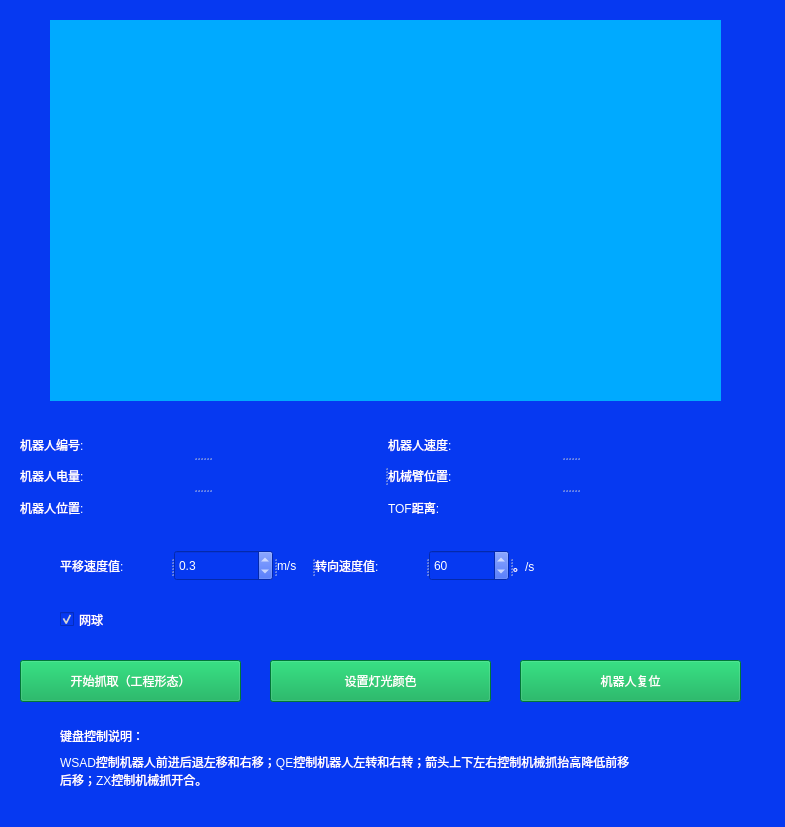
<?xml version="1.0" encoding="UTF-8"?>
<ui version="4.0">
 <class>Form</class>
 <widget class="QWidget" name="Form">
  <property name="geometry">
   <rect>
    <x>0</x>
    <y>0</y>
    <width>785</width>
    <height>827</height>
   </rect>
  </property>
  <property name="focusPolicy">
   <enum>Qt::StrongFocus</enum>
  </property>
  <property name="windowTitle">
   <string>Form</string>
  </property>
  <property name="styleSheet">
   <string notr="true">QLabel{font: 12pt &quot;幼圆&quot;;color:white;min-height:30px}
QWidget{background-color: rgb(6, 57, 241);}
QPushButton{font: 63 12pt &quot;Adobe Fan Heiti Std&quot;;
background-color:rgb(0, 166, 77);color:white;min-height:40px}
QDoubleSpinBox{font: 12pt &quot;3ds&quot;;color: rgb(255, 255, 255);}
QComboBox{font: 12pt &quot;3ds&quot;;color: rgb(255, 255, 255);}
QSpinBox{font: 12pt &quot;3ds&quot;;color: rgb(255, 255, 255);}
QRadioButton{font:12pt &quot;3ds&quot;;color:rgb(255,255,255)}
QCheckBox{font:12pt &quot;3ds&quot;;color:rgb(255,255,255)}</string>
  </property>
  <widget class="QPushButton" name="pushButton">
   <property name="geometry">
    <rect>
     <x>270</x>
     <y>660</y>
     <width>221</width>
     <height>42</height>
    </rect>
   </property>
   <property name="minimumSize">
    <size>
     <width>0</width>
     <height>42</height>
    </size>
   </property>
   <property name="text">
    <string>设置灯光颜色</string>
   </property>
  </widget>
  <widget class="QPushButton" name="pushButton_reset">
   <property name="geometry">
    <rect>
     <x>520</x>
     <y>660</y>
     <width>221</width>
     <height>42</height>
    </rect>
   </property>
   <property name="minimumSize">
    <size>
     <width>0</width>
     <height>42</height>
    </size>
   </property>
   <property name="text">
    <string>机器人复位</string>
   </property>
  </widget>
  <widget class="QLabel" name="label_cam">
   <property name="geometry">
    <rect>
     <x>50</x>
     <y>20</y>
     <width>671</width>
     <height>381</height>
    </rect>
   </property>
   <property name="sizePolicy">
    <sizepolicy hsizetype="Preferred" vsizetype="Preferred">
     <horstretch>1</horstretch>
     <verstretch>1</verstretch>
    </sizepolicy>
   </property>
   <property name="styleSheet">
    <string notr="true">background-color: rgb(0, 170, 255);</string>
   </property>
   <property name="text">
    <string/>
   </property>
  </widget>
  <widget class="QPushButton" name="pushButton_grip_tennis">
   <property name="geometry">
    <rect>
     <x>20</x>
     <y>660</y>
     <width>221</width>
     <height>42</height>
    </rect>
   </property>
   <property name="minimumSize">
    <size>
     <width>0</width>
     <height>42</height>
    </size>
   </property>
   <property name="text">
    <string>开始抓取（工程形态）</string>
   </property>
  </widget>
  <widget class="QCheckBox" name="checkBox_tennis">
   <property name="geometry">
    <rect>
     <x>60</x>
     <y>610</y>
     <width>91</width>
     <height>19</height>
    </rect>
   </property>
   <property name="text">
    <string>网球</string>
   </property>
   <property name="checked">
    <bool>true</bool>
   </property>
   <property name="autoExclusive">
    <bool>true</bool>
   </property>
  </widget>
  <widget class="QLabel" name="label_5">
   <property name="geometry">
    <rect>
     <x>60</x>
     <y>740</y>
     <width>581</width>
     <height>61</height>
    </rect>
   </property>
   <property name="lineWidth">
    <number>1</number>
   </property>
   <property name="midLineWidth">
    <number>1</number>
   </property>
   <property name="text">
    <string>WSAD控制机器人前进后退左移和右移；QE控制机器人左转和右转；箭头上下左右控制机械抓抬高降低前移后移；ZX控制机械抓开合。</string>
   </property>
   <property name="wordWrap">
    <bool>true</bool>
   </property>
  </widget>
  <widget class="QLabel" name="label_6">
   <property name="geometry">
    <rect>
     <x>60</x>
     <y>720</y>
     <width>121</width>
     <height>31</height>
    </rect>
   </property>
   <property name="text">
    <string>键盘控制说明：</string>
   </property>
  </widget>
  <widget class="QSplitter" name="splitter_3">
   <property name="geometry">
    <rect>
     <x>20</x>
     <y>430</y>
     <width>731</width>
     <height>90</height>
    </rect>
   </property>
   <property name="orientation">
    <enum>Qt::Horizontal</enum>
   </property>
   <widget class="QSplitter" name="splitter">
    <property name="orientation">
     <enum>Qt::Vertical</enum>
    </property>
    <widget class="QLabel" name="label_sn">
     <property name="text">
      <string>机器人编号:</string>
     </property>
    </widget>
    <widget class="QLabel" name="label_bat">
     <property name="styleSheet">
      <string notr="true"/>
     </property>
     <property name="text">
      <string>机器人电量:</string>
     </property>
    </widget>
    <widget class="QLabel" name="label_posi">
     <property name="text">
      <string>机器人位置:</string>
     </property>
    </widget>
   </widget>
   <widget class="QSplitter" name="splitter_2">
    <property name="orientation">
     <enum>Qt::Vertical</enum>
    </property>
    <widget class="QLabel" name="label_speed">
     <property name="text">
      <string>机器人速度:</string>
     </property>
    </widget>
    <widget class="QLabel" name="label_arm_info">
     <property name="text">
      <string>机械臂位置:</string>
     </property>
    </widget>
    <widget class="QLabel" name="label_tof">
     <property name="text">
      <string>TOF距离:</string>
     </property>
    </widget>
   </widget>
  </widget>
  <widget class="QSplitter" name="splitter_6">
   <property name="geometry">
    <rect>
     <x>60</x>
     <y>550</y>
     <width>491</width>
     <height>31</height>
    </rect>
   </property>
   <property name="orientation">
    <enum>Qt::Horizontal</enum>
   </property>
   <widget class="QSplitter" name="splitter_4">
    <property name="orientation">
     <enum>Qt::Horizontal</enum>
    </property>
    <widget class="QLabel" name="label">
     <property name="minimumSize">
      <size>
       <width>0</width>
       <height>30</height>
      </size>
     </property>
     <property name="text">
      <string>平移速度值:</string>
     </property>
    </widget>
    <widget class="QDoubleSpinBox" name="doubleSpinBox_V">
     <property name="minimumSize">
      <size>
       <width>0</width>
       <height>30</height>
      </size>
     </property>
     <property name="styleSheet">
      <string notr="true">color: rgb(255, 255, 255);</string>
     </property>
     <property name="decimals">
      <number>1</number>
     </property>
     <property name="singleStep">
      <double>0.100000000000000</double>
     </property>
     <property name="value">
      <double>0.300000000000000</double>
     </property>
    </widget>
    <widget class="QLabel" name="label_3">
     <property name="text">
      <string>m/s</string>
     </property>
    </widget>
   </widget>
   <widget class="QSplitter" name="splitter_5">
    <property name="orientation">
     <enum>Qt::Horizontal</enum>
    </property>
    <widget class="QLabel" name="label_2">
     <property name="minimumSize">
      <size>
       <width>0</width>
       <height>30</height>
      </size>
     </property>
     <property name="text">
      <string>转向速度值:</string>
     </property>
    </widget>
    <widget class="QDoubleSpinBox" name="doubleSpinBox_W">
     <property name="minimumSize">
      <size>
       <width>0</width>
       <height>30</height>
      </size>
     </property>
     <property name="styleSheet">
      <string notr="true">color:rgb(255, 255, 255)</string>
     </property>
     <property name="decimals">
      <number>0</number>
     </property>
     <property name="maximum">
      <double>540.000000000000000</double>
     </property>
     <property name="value">
      <double>60.000000000000000</double>
     </property>
    </widget>
    <widget class="QLabel" name="label_4">
     <property name="text">
      <string>。/s</string>
     </property>
    </widget>
   </widget>
  </widget>
 </widget>
 <resources>
  <include location="ep.qrc"/>
 </resources>
 <connections/>
</ui>
